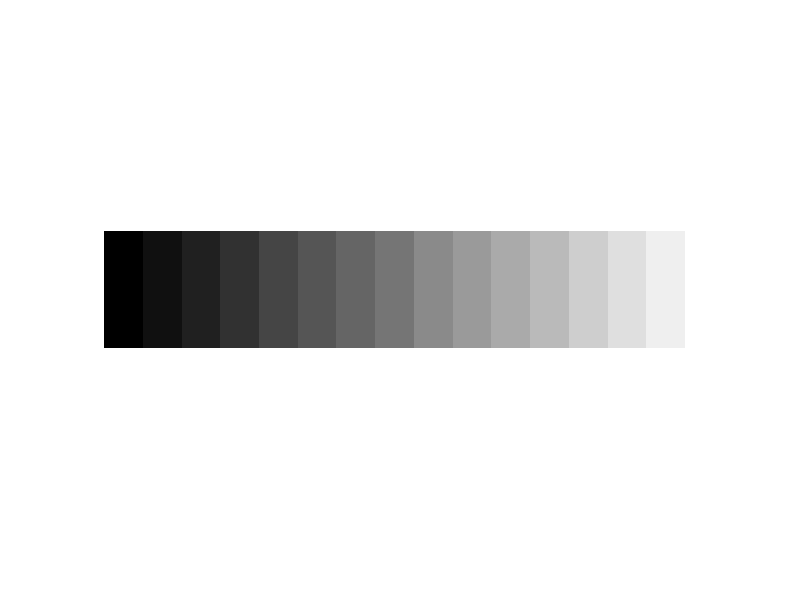

Write MATLAB code to recreate this figure.
#Creating another intensity image but this time with more varying scales of grey
#Generating a vector created by the integers 0 to 15, each divided by 15
F = (0:15)/15;
#Create a matrix with three rows and each row being a F vector.
G = [F;F;F];
#Show the intensity image created through G.
imshow(G);